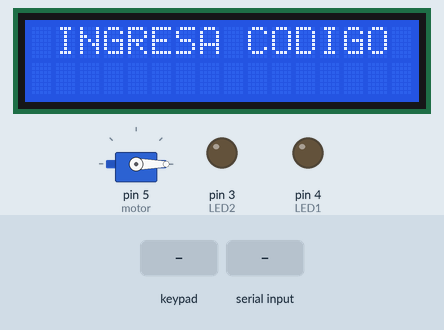
Recording of a sketch running on a simulated Arduino Uno, built with avr-gcc and run on an emulated ATmega328P. On the bench: servo, 16×2 character LCD, output pins drawn as LEDs (lit = HIGH). The test bench sets the inputs (shaded band).

Above: at 1.2 s.
1.3 s: keypad keys 1 3 1 2 1 1 1 0 # pressed 0.4 s apart
At 5.0 s:
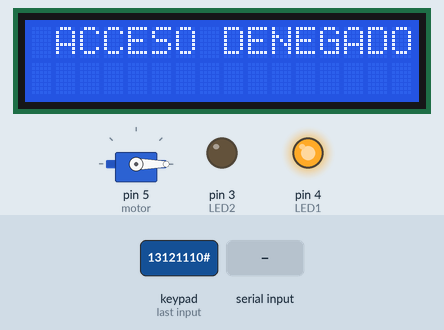
7.6 s: "C" received over Serial
At 8.8 s:
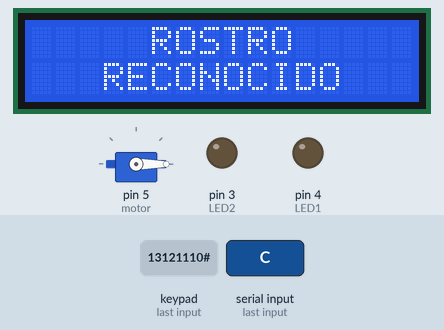
10.6 s: key 'A' pressed
13.6 s: key 'B' pressed
At 15.4 s:
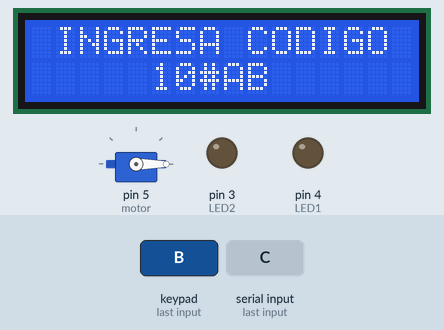
15.7 s: keypad keys 1 2 3 4 5 6 A pressed 0.4 s apart
At 19.5 s:
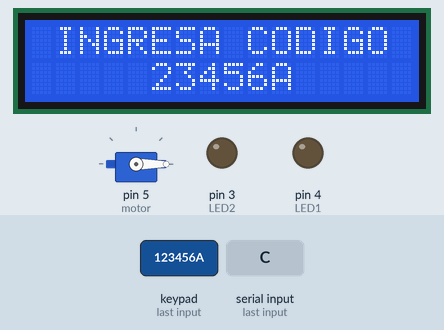
20.6 s: "D" received over Serial
At 22.1 s:
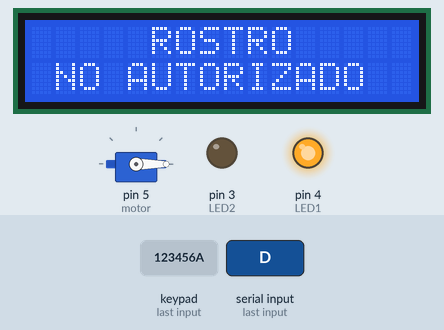
Timing chart, 0 to 24.6 s (numbered marks = the images above; inputs shaded):
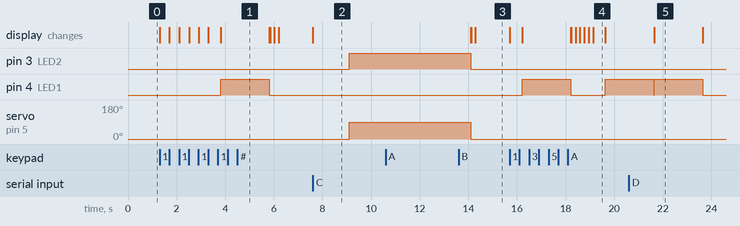

The sketch:

Proyecto_Final.ino
```cpp
#include <Keypad.h>
#include <LiquidCrystal.h>
#include <Servo.h>

LiquidCrystal lcd(A0, A1, A2, A3, A4, A5);
Servo motor;
const byte FILAS = 4;
const byte COLUMNAS = 4;

char teclas[FILAS][COLUMNAS] = {
  {'1', '2', '3', 'A'},
  {'4', '5', '6', 'B'},
  {'7', '8', '9', 'C'},
  {'*', '0', '#', 'D'}
};

byte pinesFilas[FILAS] = {13, 12, 11, 10};
byte pinesColumnas[COLUMNAS] = {9, 8, 7, 6};

Keypad teclado = Keypad(makeKeymap(teclas), pinesFilas, pinesColumnas, FILAS, COLUMNAS);

String clave = "123456";
String ingreso = "";
int intentos = 0;
int LED1 = 4;
int LED2 = 3;
int rostro;

void bloqueo() {
  for (int i = 30; i >= 0; i--) {
    digitalWrite(LED1, HIGH);
    delay(250);
    digitalWrite(LED1, LOW);
    delay(100);
    lcd.clear();
    lcd.setCursor(0, 0);
    lcd.print(" BLOQUEO ");
    lcd.print(i);
    lcd.print(" seg");
    delay(600);
  }
  intentos = 0;
  digitalWrite(LED1, LOW);
}

void desbloqueo(){
  digitalWrite(LED2, HIGH);
  motor.write(90);
  delay(5000);
  motor.write(0);
  digitalWrite(LED2, LOW);
}

void setup() {
  Serial.begin(9600);
  motor.attach(5);
  motor.write(0);
  lcd.begin(16, 2);
  lcd.clear();
  pinMode(LED1, OUTPUT);
  pinMode(LED2, OUTPUT);
  digitalWrite(LED1, LOW);
  digitalWrite(LED2, LOW);
}

void loop() {
  lcd.setCursor(0, 0);
  lcd.print(" INGRESA CODIGO ");
  lcd.setCursor(5, 1);
  lcd.print(ingreso);
  if (Serial.available() > 0) {
    rostro = Serial.read();
    if (rostro == 'C') {
      lcd.clear();
      lcd.setCursor(5, 0);
      lcd.print("ROSTRO");
      lcd.setCursor(3, 1);
      lcd.print("RECONOCIDO");
      delay(1500);
      intentos = 0;
      desbloqueo();
    }
    else if (rostro == 'D'){
      lcd.clear();
      lcd.setCursor(5, 0);
      lcd.print("ROSTRO");
      lcd.setCursor(1, 1);
      lcd.print("NO AUTORIZADO");
      digitalWrite(LED1, HIGH);
      delay(2000);
      digitalWrite(LED1, LOW);
    }
    lcd.clear();
  }
  char tecla = teclado.getKey();
  if (tecla) {
    if (tecla == '*') {
      ingreso = "";
      lcd.setCursor(0, 1);
      lcd.print("                ");
    }
    else if (ingreso.length() < 6) {
      ingreso += tecla;
    }
    if (ingreso.length() == 6) {
      lcd.setCursor(5, 1);
      lcd.print(ingreso);
      delay(500);
      lcd.clear();
      if (ingreso == clave) {
        lcd.setCursor(0, 0);
        lcd.print("ACCESO PERMITIDO");
        delay(3000);
        intentos = 0;
        desbloqueo();
      } else {
        lcd.setCursor(0, 0);
        lcd.print(" ACCESO DENEGADO");
        digitalWrite(LED1, HIGH);
        delay(2000);
        digitalWrite(LED1, LOW);
        intentos++;
        if (intentos >= 3) {
          bloqueo();
        }
      }
      ingreso = "";
      lcd.clear();
    }
  }
}
```

Measured:
- after the input at 1.3 s, pin 4 (LED1): LOW → HIGH after 2.5 s, → LOW 2.0 s later; the display: first changes at once (image 1 shows a later state)
- after the input at 7.6 s, pin 3 (LED2): LOW → HIGH after 1.5 s; servo on pin 5 (motor): 0° → 90° after 1.5 s; the display: changes at once (image 2)
- after the input at 10.6 s, every drawn part: stays the same
- after the input at 13.6 s, the display: first differs from a run without the input after 0.69 s (image 3)
- after the input at 15.7 s, pin 4 (LED1): LOW → HIGH after 0.51 s, → LOW 2.0 s later, → HIGH 1.4 s later; the display: first changes at once (image 4 shows a later state)
- after the input at 20.6 s, the display: first differs from a run without the input after 1.0 s (image 5)
- what the display in image 4 shows lasts 0.5 s, from 19.1 s to 19.6 s
